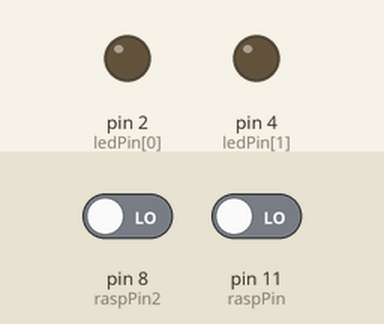
Bench run of a sketch on a simulated Arduino Uno, built with avr-gcc and run on an emulated ATmega328P. On the bench: output pins drawn as LEDs (lit = HIGH). The inputs (shaded band) are chosen by the test bench; at power-on: pin 8 (raspPin2) LOW, pin 11 (raspPin) LOW. What the sketch prints to the serial monitor is not drawn.

Above: at 1.2 s.
1.3 s: pin 8 (raspPin2) driven HIGH
At 2.5 s:
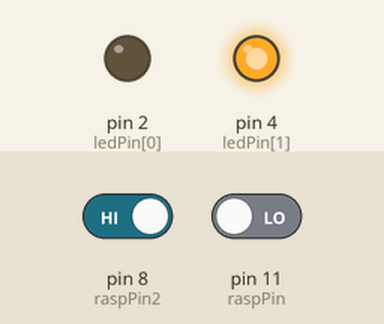
2.8 s: pin 11 (raspPin) driven HIGH
At 3.6 s:
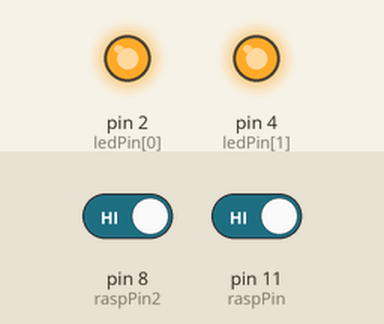
4.3 s: pin 8 (raspPin2) driven LOW
At 4.6 s:
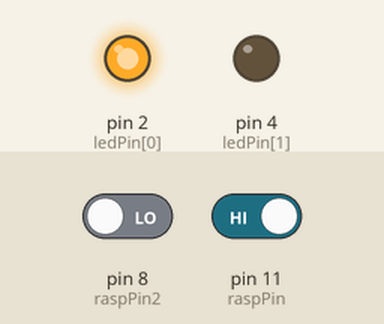
5.8 s: pin 11 (raspPin) driven LOW
At 7.1 s:
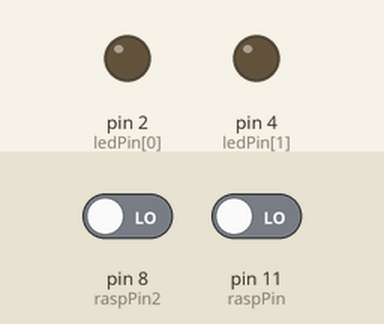
Timing chart, 0 to 8.3 s (numbered marks = the images above; inputs shaded):
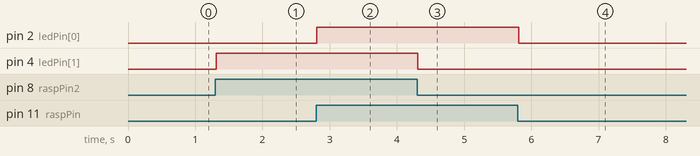

The sketch:

OpdrachtRasp8b.ino
```cpp
const int ledPin[] = {2, 4};
const int raspPin = 11;
const int raspPin2 = 8;
unsigned long lastTimes[] = {0, 0};
int ledStatus[] = {LOW, LOW};
int pinstate1 = 0;
int pinstate2 = 0;

void setup() {
  Serial.begin(9600);
  pinMode(ledPin[0], OUTPUT);
  pinMode(ledPin[1], OUTPUT);
  pinMode(raspPin, INPUT);
}

void loop() {
//  Uitlezen van de raspberry pinnen en opslaan in variabele
  pinstate1 = digitalRead(raspPin);
  pinstate2 = digitalRead(raspPin2);
  Serial.println(pinstate1);
  Serial.println(pinstate2);
//  De pin zal een bepaalde tijd op high staan door de methode vanuit
// de raspberry. Zolang deze pin op high staat, wordt de led ook aangezet
  if(pinstate1 == HIGH){
    digitalWrite(ledPin[0], HIGH);
  }else if(pinstate1 == LOW){
     digitalWrite(ledPin[0], LOW);
    }
//    Hetzelfde gebeurd bij deze pin, maar met een andere knippersnelheid
//    die door de raspberry pi wordt doorgecommuniceerd
    if(pinstate2 == HIGH){
      digitalWrite(ledPin[1], HIGH);
  }else if(pinstate2 == LOW){
     digitalWrite(ledPin[1], LOW);
    }
      }
```

Measured:
- after the input at 1.3 s, pin 4 (ledPin[1]): LOW → HIGH at once
- after the input at 2.8 s, pin 2 (ledPin[0]): LOW → HIGH at once
- after the input at 4.3 s, pin 4 (ledPin[1]): HIGH → LOW at once
- after the input at 5.8 s, pin 2 (ledPin[0]): HIGH → LOW at once
